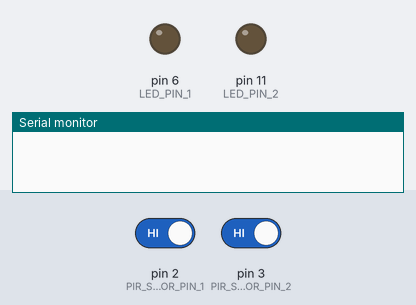
The sketch below on a simulated Arduino Uno, built with avr-gcc and run on an emulated ATmega328P. Parts: output pins drawn as LEDs (lit = HIGH), the last lines printed to the serial monitor. The inputs (shaded band) are chosen by the test bench; at power-on: pin 2 (PIR_SENSOR_PIN_1) HIGH, pin 3 (PIR_SENSOR_PIN_2) HIGH.

Above: at 1.2 s.
1.3 s: pin 2 (PIR_SENSOR_PIN_1) driven LOW
At 2.3 s:
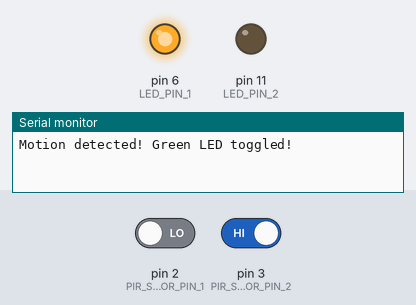
2.8 s: pin 3 (PIR_SENSOR_PIN_2) driven LOW
At 3.5 s:
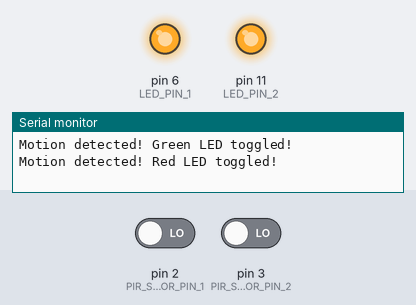
4.3 s: pin 2 (PIR_SENSOR_PIN_1) driven HIGH
At 4.6 s:
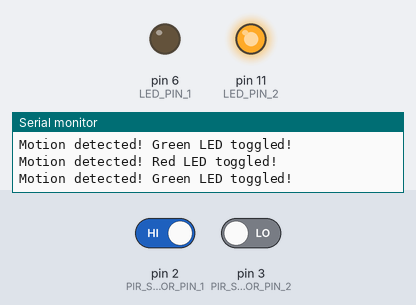
5.8 s: pin 3 (PIR_SENSOR_PIN_2) driven HIGH
At 7.0 s:
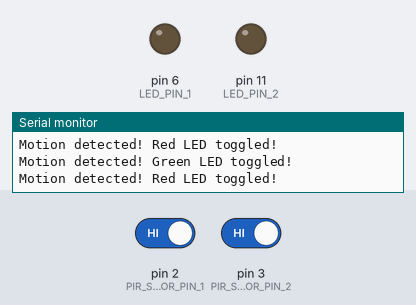
Timing chart, 0 to 8.3 s (numbered marks = the images above; inputs shaded):
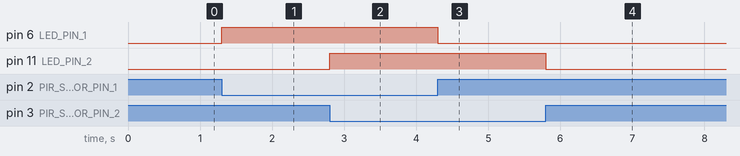

Measured:
- after the input at 1.3 s, pin 6 (LED_PIN_1): LOW → HIGH at once
- after the input at 2.8 s, pin 11 (LED_PIN_2): LOW → HIGH at once
- after the input at 4.3 s, pin 6 (LED_PIN_1): HIGH → LOW at once
- after the input at 5.8 s, pin 11 (LED_PIN_2): HIGH → LOW at once

The sketch:

Task1.3C.ino
```cpp
// Define pin numbers for the PIR sensors and LEDs
const uint8_t PIR_SENSOR_PIN_1 = 2;
const uint8_t PIR_SENSOR_PIN_2 = 3;

const uint8_t LED_PIN_1 = 6;
const uint8_t LED_PIN_2 = 11;

// Variable to store the current LED states
volatile bool ledState_1 = LOW;
volatile bool ledState_2 = LOW;

void setup()
{
  // Set the PIR sensor pins as input with pull-up resistors
  pinMode(PIR_SENSOR_PIN_1, INPUT_PULLUP);
  pinMode(PIR_SENSOR_PIN_2, INPUT_PULLUP);

  // Set the LED pins as outputs
  pinMode(LED_PIN_1, OUTPUT);
  pinMode(LED_PIN_2, OUTPUT);

  // Initialize serial communication
  Serial.begin(9600);

  // Attach interrupts to PIR sensor pins
  attachInterrupt(digitalPinToInterrupt(PIR_SENSOR_PIN_1), motionDetectedISR_1, CHANGE);
  attachInterrupt(digitalPinToInterrupt(PIR_SENSOR_PIN_2), motionDetectedISR_2, CHANGE);
}

void loop()
{
  // Empty loop, ISR handles LED control and serial output
}

// Interrupt Service Routine for PIR sensor 1
void motionDetectedISR_1()
{
  ledState_1 = !ledState_1;
  digitalWrite(LED_PIN_1, ledState_1);
  Serial.println("Motion detected! Green LED toggled!");
}

// Interrupt Service Routine for PIR sensor 2
void motionDetectedISR_2()
{
  ledState_2 = !ledState_2;
  digitalWrite(LED_PIN_2, ledState_2);
  Serial.println("Motion detected! Red LED toggled!");
}
```
